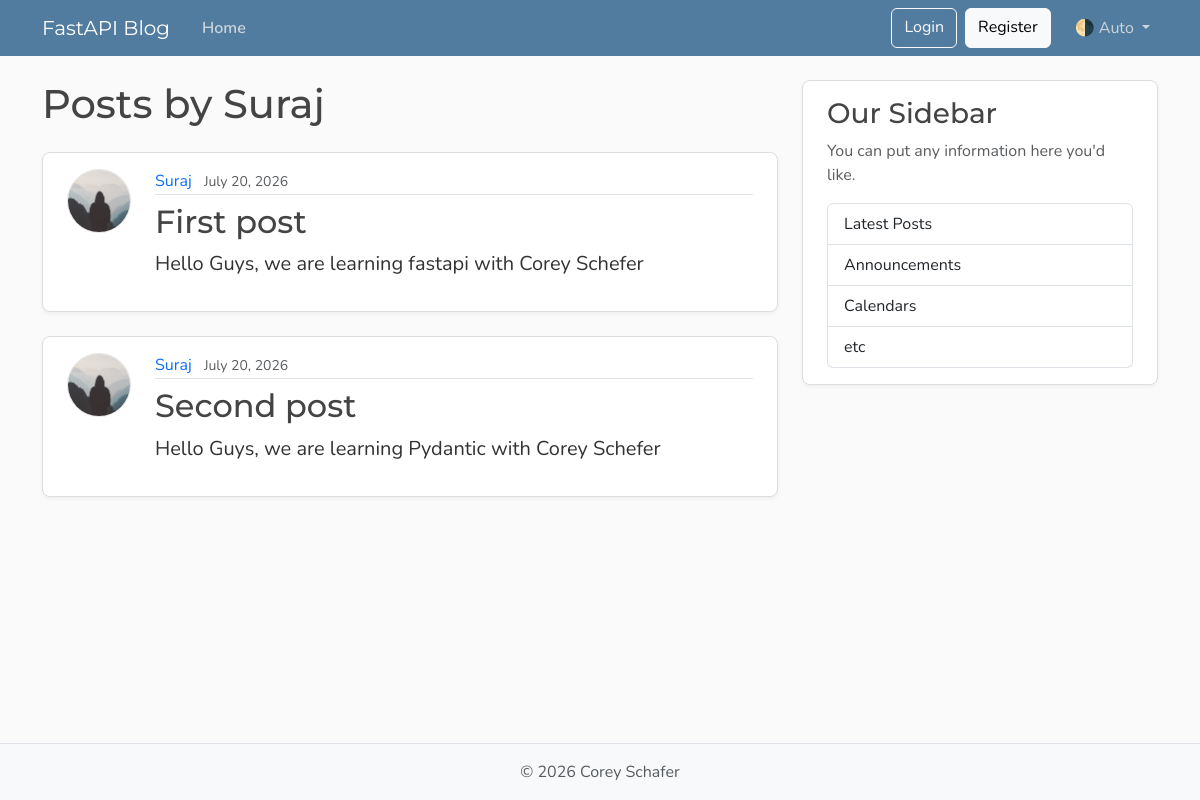
The page /users/1/posts on the database its author committed.
### models.py (models this page shows, shortened)
class User(Base):
    __tablename__ = "users"
    id : Mapped[int] = mapped_column(Integer, primary_key=True, index=True)
    username : Mapped[str] = mapped_column(String(50), unique=True, nullable=False)
    email : Mapped[str] = mapped_column(String(120), unique=True, nullable=False)
    image_file : Mapped[str | None] = mapped_column(String(200), nullable=True, default=None)
    posts : Mapped[list[Post]] = relationship(back_populates="author")

class Post(Base):
    __tablename__ = "posts"
    id : Mapped[int] = mapped_column(Integer, primary_key=True, index=True)
    title : Mapped[str] = mapped_column(String(100), nullable=False)
    content : Mapped[str] = mapped_column(Text, nullable=False)
    user_id : Mapped[int] = mapped_column(ForeignKey("users.id"), index=True, nullable=False)
    date_posted: Mapped[str] = mapped_column(DateTime(timezone=True), default=lambda: datetime.now(UTC))
    author : Mapped[User] = relationship(back_populates="posts")

### main5.py (the view)
@app.get("/users/{user_id}/posts", include_in_schema=False, name="user_posts")
def user_posts_page(
    request: Request,
    user_id: int,
    db: Annotated[Session, Depends(get_db)],
):
    result = db.execute(select(models.User).where(models.User.id == user_id))
    user = result.scalars().first()
    if not user:
        raise HTTPException(
            status_code=status.HTTP_404_NOT_FOUND,
            detail="User not found",
        )
    result = db.execute(select(models.Post).where(models.Post.user_id == user_id))
    posts = result.scalars().all()
    return templates.TemplateResponse(
        request,
        "user_posts.html",
        {"posts": posts, "user": user, "title": f"{user.username}'s Posts"},
    )

### templates/user_posts.html
{% extends "layout.html" %}
{% block content %}
  <h1 class="mb-4">Posts by {{ user.username }}</h1>
  {% for post in posts %}
    <article class="content-section py-3 px-4 mb-4">
      <div class="d-flex align-items-start gap-4">
        <img class="rounded-circle article-img flex-shrink-0"
             src="{{ post.author.image_path }}"
             alt="{{ post.author.username }}'s profile picture"
             width="64"
             height="64"
             loading="lazy">
        <div class="flex-grow-1">
          <div class="article-metadata mb-2">
            <a class="me-2"
               href="{{ url_for('user_posts', user_id=post.author.id) }}">{{ post.author.username }}</a>
            <small class="text-body-secondary">{{ post.date_posted.strftime("%B %d, %Y") }}</small>
          </div>
          <h2>
            <a class="article-title"
               href="{{ url_for('post_page', post_id=post.id) }}">{{ post.title }}</a>
          </h2>
          <p class="article-content">{{ post.content }}</p>
        </div>
      </div>
    </article>
  {% else %}
    <p class="text-body-secondary">No posts by this user yet.</p>
  {% endfor %}
{% endblock content %}

### static/css/main.css (style rules this page uses)
:root { --font-heading: "Montserrat", system-ui, -apple-system, BlinkMacSystemFont, sans-serif; --font-body: "Nunito", system-ui, -apple-system, BlinkMacSystemFont, sans-serif; --color-bg-body: #fafafa; --color-bg-content: #ffffff; --color-text-primary: #333333; --color-text-heading: #444444; --color-steel: #527c9f; --color-nav-link: #cbd5db; --color-nav-link-hover: #ffffff; --color-link-hover: #428bca; --color-border: #dddddd; --color-border-light: #e3e3e3; --spacing-xl: 5rem; --article-img-size: 4rem; --account-img-size: 7.813rem; }
body { font-family: var(--font-body); background: var(--color-bg-body); color: var(--color-text-primary); }
h1, h2, h3, h4, h5, h6 { font-family: var(--font-heading); color: var(--color-text-heading); }
a { text-decoration: none; }
.content-section { background: var(--color-bg-content); border: 1px solid var(--color-border); border-radius: 0.5rem; box-shadow: 0 2px 4px rgba(15, 23, 42, 0.05); transition: box-shadow 0.15s ease, transform 0.15s ease, border-color 0.15s ease; }
.article-title { color: var(--color-text-heading); transition: color 0.2s ease-in-out; }
.article-content { white-space: pre-line; font-size: 1.25rem; }
.article-img { height: var(--article-img-size); width: var(--article-img-size); flex-shrink: 0; object-fit: cover; border: 1px solid var(--color-border-light); box-shadow: 0 0 0 2px var(--color-bg-content); }
.article-metadata { padding-bottom: 0.063rem; border-bottom: 1px solid var(--color-border-light); }
.article-metadata a { transition: color 0.2s ease-in-out; }

### rows shown on the page
User: username "Suraj"
Post: author.username "Suraj", date_posted "July 20, 2026", title "First post", content "Hello Guys, we are learning fastapi with Corey Schefer"
Post: author.username "Suraj", date_posted "July 20, 2026", title "Second post", content "Hello Guys, we are learning Pydantic with Corey Schefer"
